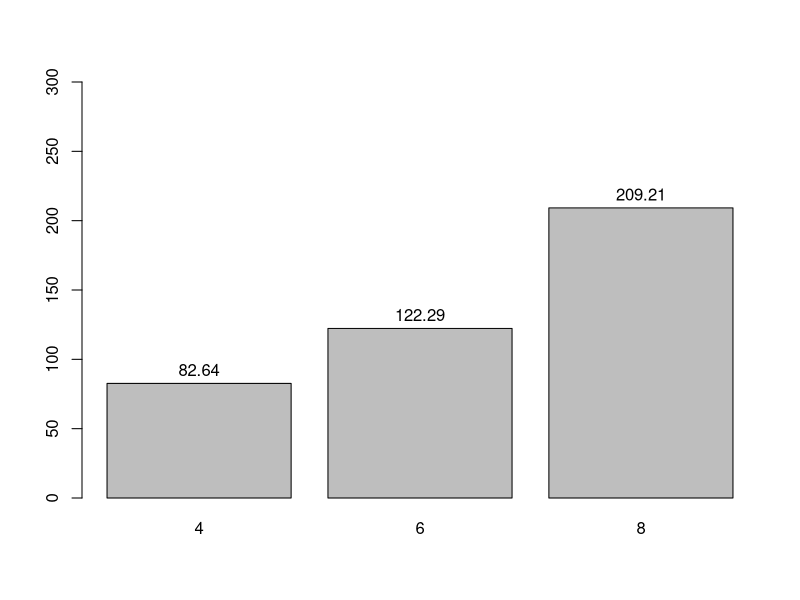

Reproduce this figure in R.
data("mtcars")

hp.avg <- aggregate(x=mtcars$hp, by=list(mtcars$cyl), FUN=mean)

hp.plot <- barplot(height = hp.avg[,2], 
                   names.arg = hp.avg[,1],
                   ylim = c(0,300))

hp.plot <- text(x=hp.plot, 
                y=hp.avg[,2]+10, 
                labels=as.character(round(hp.avg[,2],2)))

hp.plot